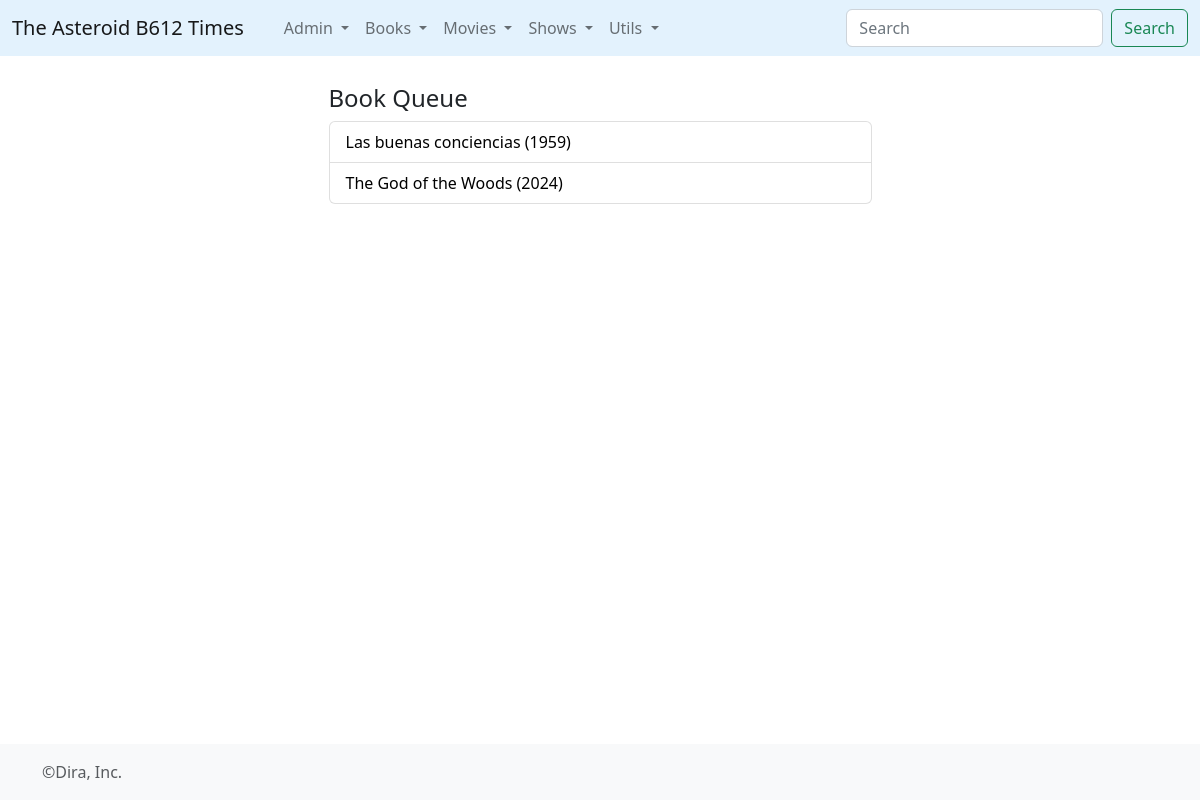
The page /bqueue/ on the database as committed earlier.
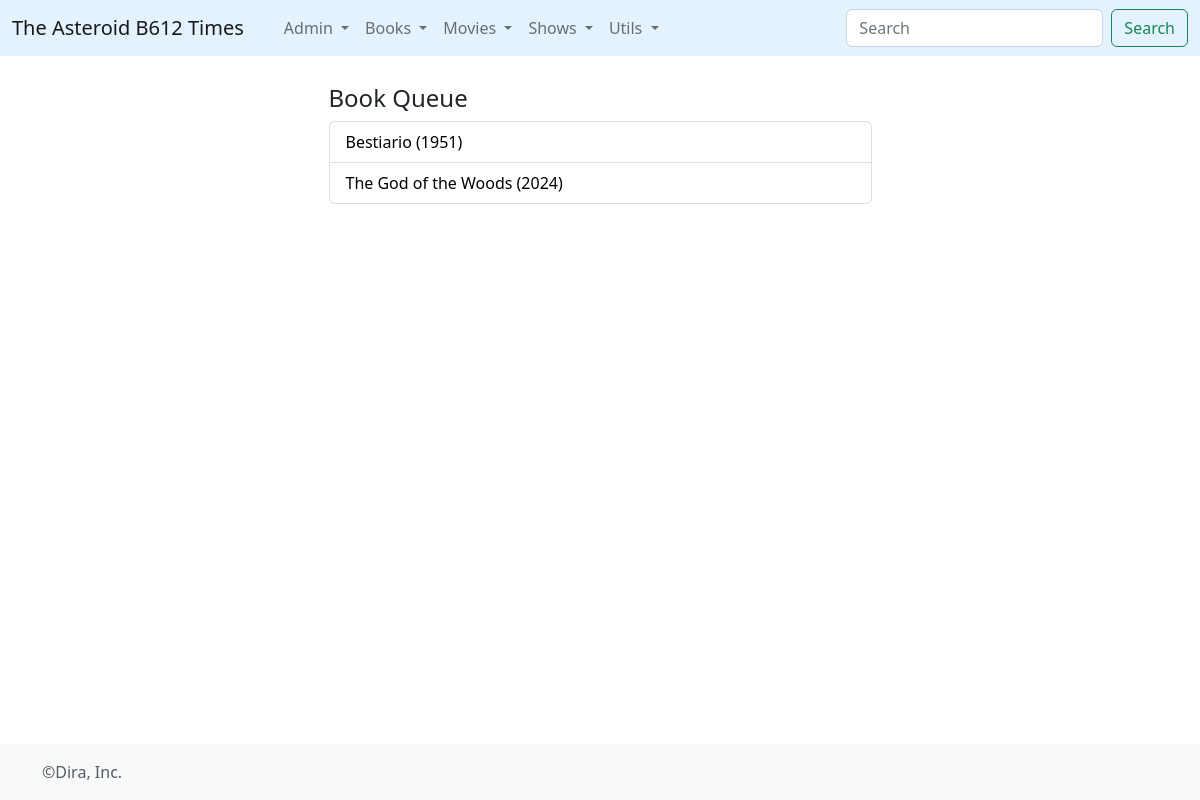
The same page on the database as committed later.
### times/models.py (models this page shows, shortened)
class Book(models.Model):
	title = models.CharField(max_length=512)
	orig_lan = models.CharField(max_length=2)
	info = models.TextField()
	pub_year = models.IntegerField()
	wtype = models.ForeignKey(WikiType,on_delete=models.CASCADE)
	@property
	def titulo(self):
		return self.title+' ('+ str(self.pub_year) +')'

### times/views.py (the view)
# urls.py: path('bqueue/', views.bqueue, name='bqueue'),
def bqueue(request):
	rqueue = Book.objects.filter(consumo__volume__isnull=True, wtype__id=9).order_by('pub_year')
	rhist = Consumo.objects.all().order_by('-finish_d')
	return render(request,'bqueue.html',{'rhist':rhist,'rqueue':rqueue})

### times/templates/bqueue.html (shortened to what this page needs)
{% extends 'base_forms.html' %}
{% block contenido %}
<article>
	<h4>Book Queue</h4>
	  <ul class="list-group">
        {% for l in rqueue %}
          <li class="list-group-item d-flex justify-content-between align-items-center">
          <a href="{% url 'book' l.id %}" style="color:black; text-decoration: none;"> {{l.titulo}}</a>
          </li>
        {% endfor %}
      </ul>
</article>
<br>
{% endblock%}

Rows that differ between the two databases and show on the page:
no longer on this page (row unchanged): Book: titulo "Las buenas conciencias (1959)"
added Book: titulo "Bestiario (1951)"
